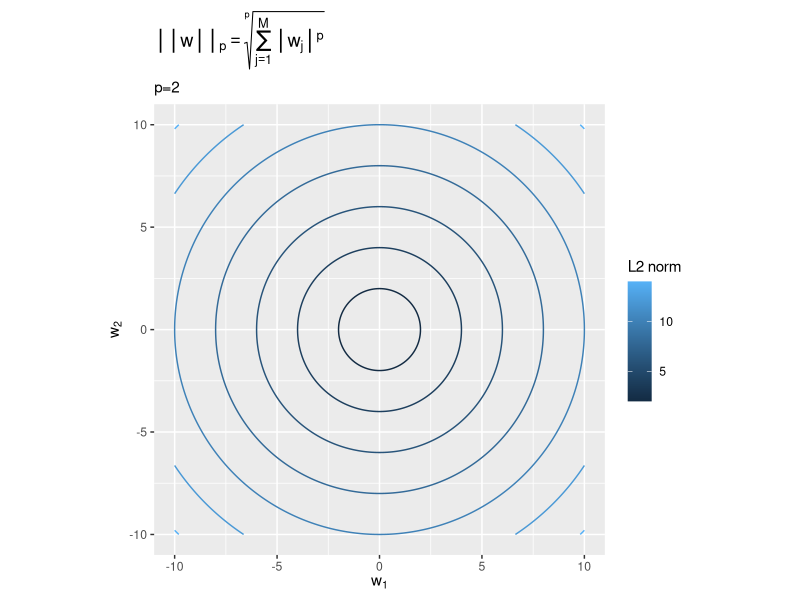
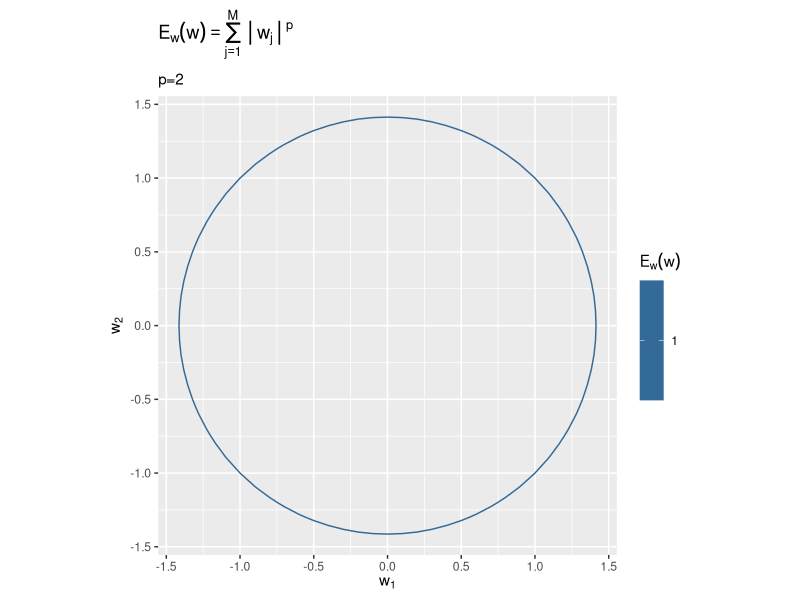

The R source for these figures, in order:

# ch3.1.4：Lpノルム ----------------------------------------------------------

# 3.1.4項で利用するパッケージ
library(tidyverse)
library(gganimate)


### Lpノルムのグラフ -----

# 値を指定
p <- 2

# 作図用のwの範囲を指定
w_vals <- seq(-10, 10, by = 0.1)

# Lpノルムを計算
norm_df <- tidyr::tibble(
  w_1 = rep(w_vals, times = length(w_vals)), # w1の値
  w_2 = rep(w_vals, each = length(w_vals)), # w2の値
  Lp_norm = (abs(w_1)^p + abs(w_2)^p)^(1 / p) # ノルム
)

# ノルムの等高線図を作成
ggplot(norm_df, aes(x = w_1, y = w_2, z = Lp_norm, color = ..level..)) + 
  geom_contour() + # 等高線グラフ
  #geom_contour(breaks = 1.0) + # 等高線グラフ:(値を指定)
  coord_fixed(ratio = 1) + # アスペクト比
  labs(title = expression(group("|", group("|", w, "|"), "|")[p] == sqrt(sum(group("|", w[j], "|")^p, j==1, M), p)), 
       subtitle = paste0("p=", p), 
       x = expression(w[1]), y = expression(w[2]), color = paste0("L", p, " norm"))


# 正則化項を計算
E_df <- tidyr::tibble(
  w_1 = rep(w_vals, times = length(w_vals)), # w1の値
  w_2 = rep(w_vals, each = length(w_vals)), # w2の値
  E_W = (abs(w_1)^p + abs(w_2)^p) / p # 正則化項
)

# 正則化項の等高線図を作成
ggplot(E_df, aes(x = w_1, y = w_2, z = E_W, color = ..level..)) + 
  #geom_contour() + # 等高線グラフ
  geom_contour(breaks = 1.0) + # 等高線グラフ:(値を指定)
  coord_fixed(ratio = 1) + # アスペクト比
  labs(title = expression(E[w](w) == sum(group("|", w[j], "|")^p, j==1, M)), 
       subtitle = paste0("p=", p), 
       x = expression(w[1]), y = expression(w[2]), color = expression(E[w](w)))


### pと形状の関係 -----

# 使用するpの値を作成
p_vals <- seq(0.5, 7.5, by = 0.1)
length(p_vals) # フレーム数

# pごとにノルムを計算
anime_norm_df <- tidyr::tibble()
for(p in p_vals) {
  # Lpノルムを計算
  tmp_norm_df <- tidyr::tibble(
    p = p, 
    w_1 = rep(w_vals, times = length(w_vals)), # w1の値
    w_2 = rep(w_vals, each = length(w_vals)), # w2の値
    Lp_norm = (abs(w_1)^p + abs(w_2)^p)^(1 / p) # ノルム
  )
  
  # 結果を結合
  anime_norm_df <- rbind(anime_norm_df, tmp_norm_df)
}


# ノルムの等高線図を作成
anime_graph <- ggplot(anime_norm_df, aes(x = w_1, y = w_2, z = Lp_norm, color = ..level..)) + 
  geom_contour() + # 等高線グラフ
  gganimate::transition_manual(p) + # フレーム
  coord_fixed(ratio = 1) + # アスペクト比
  labs(title = "Lp-Norm", 
       subtitle = paste0("p={current_frame}"), 
       x = expression(w[1]), y = expression(w[2]), color = "Lp norm")

# gif画像に変換
gganimate::animate(anime_graph, nframes = length(p_vals), fps = 10)
